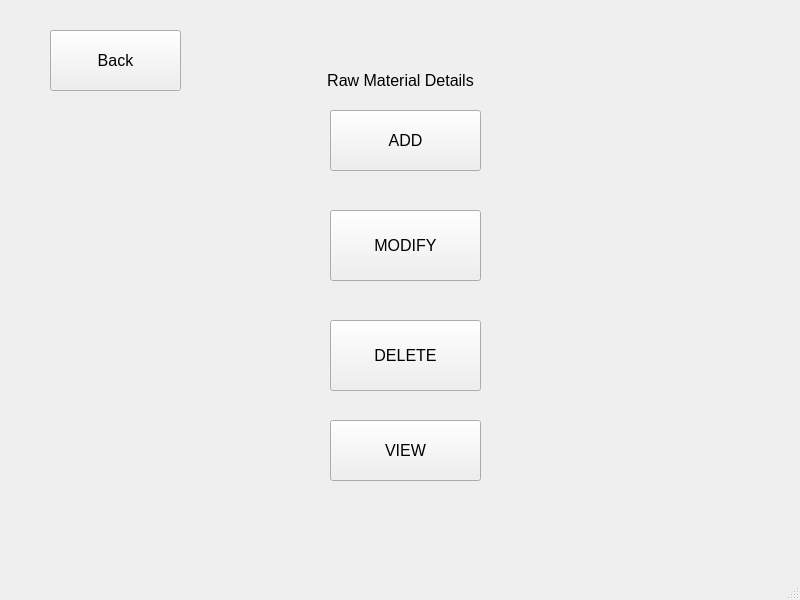
<?xml version="1.0" encoding="UTF-8"?>
<ui version="4.0">
 <class>MainWindow</class>
 <widget class="QMainWindow" name="MainWindow">
  <property name="geometry">
   <rect>
    <x>0</x>
    <y>0</y>
    <width>800</width>
    <height>600</height>
   </rect>
  </property>
  <property name="windowTitle">
   <string>MainWindow</string>
  </property>
  <widget class="QWidget" name="centralwidget">
   <widget class="QPushButton" name="back">
    <property name="geometry">
     <rect>
      <x>50</x>
      <y>30</y>
      <width>131</width>
      <height>61</height>
     </rect>
    </property>
    <property name="font">
     <font>
      <pointsize>12</pointsize>
     </font>
    </property>
    <property name="text">
     <string>Back</string>
    </property>
   </widget>
   <widget class="QPushButton" name="new_rm_view">
    <property name="geometry">
     <rect>
      <x>330</x>
      <y>420</y>
      <width>151</width>
      <height>61</height>
     </rect>
    </property>
    <property name="font">
     <font>
      <pointsize>12</pointsize>
     </font>
    </property>
    <property name="text">
     <string>VIEW</string>
    </property>
   </widget>
   <widget class="QPushButton" name="new_rm_add">
    <property name="geometry">
     <rect>
      <x>330</x>
      <y>110</y>
      <width>151</width>
      <height>61</height>
     </rect>
    </property>
    <property name="font">
     <font>
      <pointsize>12</pointsize>
     </font>
    </property>
    <property name="text">
     <string>ADD</string>
    </property>
   </widget>
   <widget class="QPushButton" name="new_rm_delete">
    <property name="geometry">
     <rect>
      <x>330</x>
      <y>320</y>
      <width>151</width>
      <height>71</height>
     </rect>
    </property>
    <property name="font">
     <font>
      <pointsize>12</pointsize>
     </font>
    </property>
    <property name="text">
     <string>DELETE</string>
    </property>
   </widget>
   <widget class="QPushButton" name="new_rm_modify">
    <property name="geometry">
     <rect>
      <x>330</x>
      <y>210</y>
      <width>151</width>
      <height>71</height>
     </rect>
    </property>
    <property name="font">
     <font>
      <pointsize>12</pointsize>
     </font>
    </property>
    <property name="text">
     <string>MODIFY</string>
    </property>
   </widget>
   <widget class="QLabel" name="label">
    <property name="geometry">
     <rect>
      <x>300</x>
      <y>70</y>
      <width>201</width>
      <height>20</height>
     </rect>
    </property>
    <property name="font">
     <font>
      <pointsize>12</pointsize>
     </font>
    </property>
    <property name="text">
     <string>Raw Material Details</string>
    </property>
    <property name="alignment">
     <set>Qt::AlignCenter</set>
    </property>
   </widget>
  </widget>
  <widget class="QStatusBar" name="statusbar"/>
 </widget>
 <resources/>
 <connections/>
</ui>
